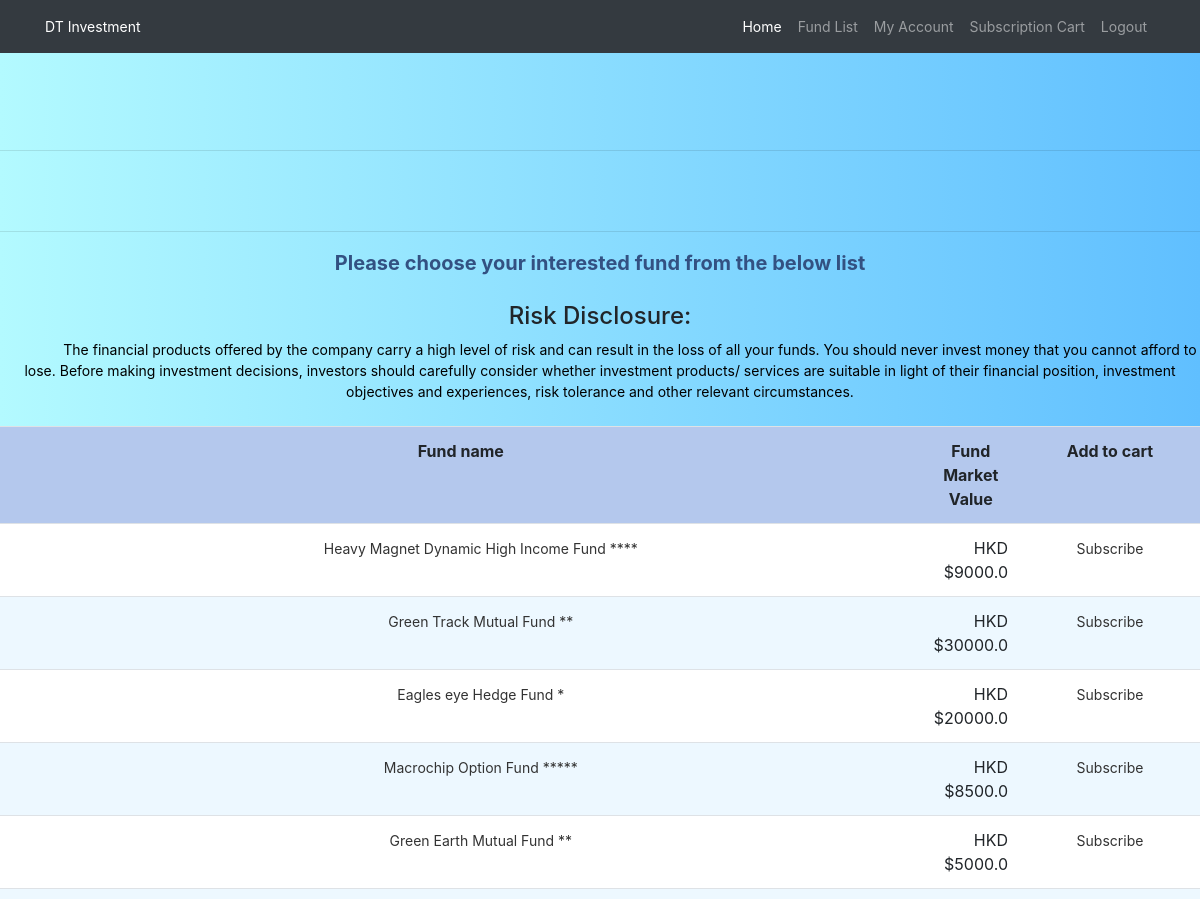
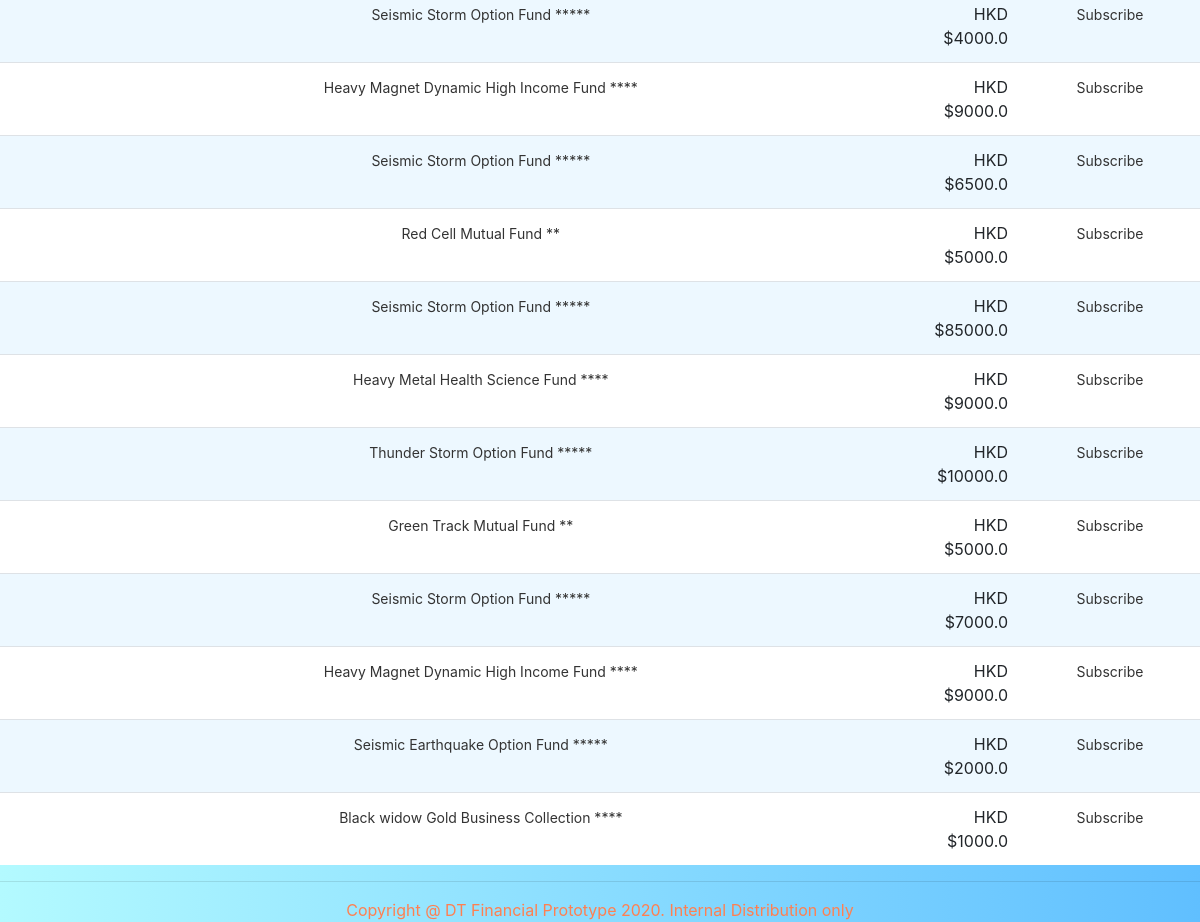
Page /list (signed in) on the committed database (2 pictures, top to bottom).
### app/models.py (models this page shows)
class Goods(Base):
    __tablename__ = 'goods'
    id = Column('id', Integer, primary_key=True)
    name = Column('name', String(100), nullable=False)
    price = Column('price', Float)
    description = Column('description', String(200))
    brand = Column('brand', String(30))
    series = Column('series', String(30))
    asset = Column('asset_class', String(30))
    fundtype = Column('fund_type', String(30))
    maturity = Column('maturity', String(30))
    domicile = Column('domicile', String(30))
    manager = Column('manager', String(30))
    image = Column('image', String(100))
    redem_amount = Column('redem_amount', Float)
    orderLineItems = relationship('OrderLineItem')  # OrderLineItem model

### app/views.py (the view)
@app.route('/list')
def show_goods_list():
    if 'customer' not in session.keys():
        flash('Please login to access this page')
        return redirect(url_for('login'))
    goodslist = db.session.query(Goods).all()
    return render_template('goods_list.html', list=goodslist)

### app/templates/goods_list.html (shortened to what this page needs)
{% extends "base2.html" %}
{% block body %}
<body>
<table width="100%" border="0" align="center">
    <tr>
        {% include 'goods_header.html' %}
    </tr>
</table>
<br>
<br>
<hr width="100%"/>
<div class="text3" align="center">Please choose your interested fund from the below list</div>
<br>
<h4 style="text-align: center;">Risk Disclosure:</h4>
<div class="text2" align="center">The financial products offered by the company carry a
	high level of risk and can result in the loss of all your funds. You should never
	invest money that you cannot afford to lose. Before making investment decisions,
	investors should carefully consider whether investment products/ services
	are suitable in light of their financial position, investment
	objectives and experiences, risk tolerance and other
	relevant circumstances.</div>
<br>
<table class="table table-hover" style="text-align: center;" width="100%" border="0" align="center">
    <tr bgcolor="#b4c8ed">
        <th>Fund name</th>
        <th width="5%">Fund Market Value</th>
        <th width="15%">Add to cart</th>
    </tr>
  {% for goods in list %}
    <tr bgcolor={{ loop.cycle('#ffffff', '#edf8ff') }}>
        <td class="col1"><a href="/detail?id={{ goods.id }}">{{ goods.description }}</a></td>
        <td class="col2">HKD ${{ goods.price}}</td>
        <td class="col3"><a href="/add?id={{ goods.id }}&name={{ goods.name }}&price={{ goods.price }}">Subscribe</a></td>
    </tr>
  {% endfor %}
</table>
</body>
{% endblock %}

### app/static/css/public.css (style rules this page uses)
a:link { font-size: 14px; color: #333333; text-decoration: none; }
.text2 { font-size: 14px; color: #000000; text-indent: 60px; }
.text3 { color: #335182; font-weight: bold; font-size: 20px; }

### app/templates/goods_list.html (style rules this page uses)
table { border-collapse: collapse; }
.col1 { padding-top: 5px; border-top: 1px dashed #00494e; text-indent: 40px }
.col2 { padding-top: 5px; border-top: 1px dashed #fd8686; text-align: right; }
.col3 { padding-top: 5px; border-top: 1px dashed #666666; text-align: center; }
body { background-image: linear-gradient(to right, #b3faff, #60bfff); margin-top: 150px !important; }

### rows in the picture
Goods: description "Heavy Magnet Dynamic High Income Fund ****", price "9000.0"
Goods: description "Green Track Mutual Fund **", price "30000.0"
Goods: description "Eagles eye Hedge Fund *", price "20000.0"
Goods: description "Macrochip Option Fund *****", price "8500.0"
Goods: description "Green Earth Mutual Fund **", price "5000.0"
Goods: description "Seismic Storm Option Fund *****", price "4000.0"
Goods: description "Heavy Magnet Dynamic High Income Fund ****", price "9000.0"
Goods: description "Seismic Storm Option Fund *****", price "6500.0"
Goods: description "Red Cell Mutual Fund **", price "5000.0"
Goods: description "Seismic Storm Option Fund *****", price "85000.0"
Goods: description "Heavy Metal Health Science Fund ****", price "9000.0"
Goods: description "Thunder Storm Option Fund *****", price "10000.0"
Goods: description "Green Track Mutual Fund **", price "5000.0"
Goods: description "Seismic Storm Option Fund *****", price "7000.0"
Goods: description "Heavy Magnet Dynamic High Income Fund ****", price "9000.0"
Goods: description "Seismic Earthquake Option Fund *****", price "2000.0"
Goods: description "Black widow Gold Business Collection ****", price "1000.0"
